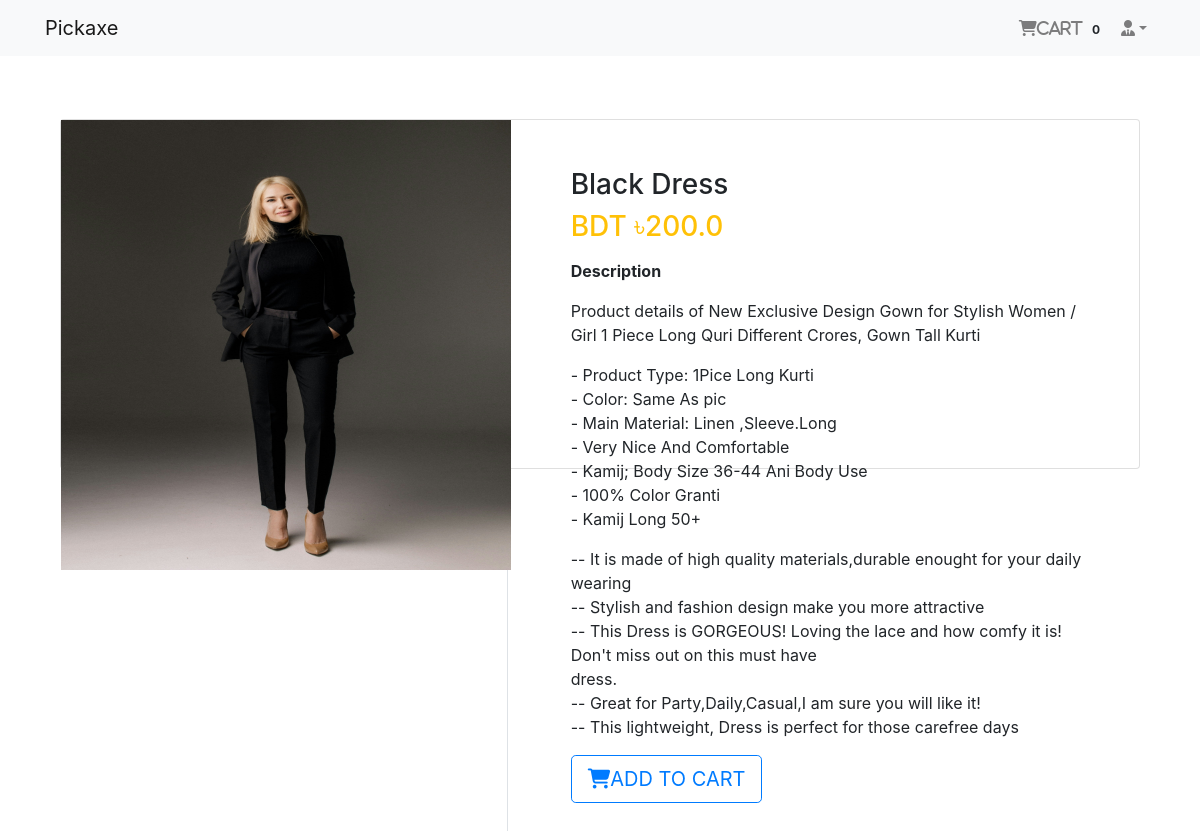
The page /product/1 (signed in) on the database its author committed.
### login_app/models.py (models this page shows, shortened)
class User(AbstractBaseUser, PermissionsMixin):
    email = models.EmailField(unique=True, null=False)
    is_staff = models.BooleanField(
        gettext_lazy('staff status'),
        default=False,
        help_text=gettext_lazy('Designates whether the user can log in this site')
    )
    is_active = models.BooleanField(
        gettext_lazy('active'),
        default=True,
        help_text=gettext_lazy(
            'Designates whether this user should be treated as active. Unselect this instead of deleting')
    )
    USERNAME_FIELD = 'email'
    object = MyUserManager()

### order_app/models.py (models this page shows, shortened)
class Order(models.Model):
    order_items = models.ManyToManyField(Cart)
    user = models.ForeignKey(settings.AUTH_USER_MODEL,on_delete=models.CASCADE)
    ordered = models.BooleanField(default=False)
    created = models.DateTimeField(auto_now_add=True)
    paymentId = models.CharField(max_length=264, blank=True,null=True)
    orderId = models.CharField(max_length=200, blank=True,null=True)

### shop_app/models.py (models this page shows, shortened)
class Product(models.Model):
    main_image = models.ImageField(upload_to='products/')
    name = models.CharField(max_length=264)
    category = models.ForeignKey(Category, on_delete=models.CASCADE, related_name='category')
    preview_text = models.TextField(max_length=200, verbose_name='Preview Text')
    detail_text = models.TextField(max_length=1000, verbose_name='Description')
    price = models.FloatField()
    old_price = models.FloatField(default=0.00)
    created = models.DateTimeField(auto_now_add=True)
    class Meta:
        ordering = ['-created',]

### shop_app/views.py (the view)
# urls.py: path('product/<pk>', views.ProductDetail.as_view(), name='product-detail'),
class ProductDetail(LoginRequiredMixin, DeleteView):
    model = Product
    template_name = 'shop_app/product_detail.html'

### order_app/templatetags/cart_tag.py (called while the page is built)
@register.filter
def cart_total(user):
    order = Order.objects.filter(user=user, ordered=False)
    if order.exists():
        return order[0].order_items.count()
    else:
        return 0

### templates/shop_app/product_detail.html
{% extends 'base.html' %}
{% block body_block %}
    <div class="container my-5">
        <div class="card">
            <div class="row">
                <aside class="col-sm-5 border-right">
                    <article class="gallery-wrap">
                        <div class="img-big-wrap">
                            <div>
                                <a href=""><img src="{{ object.main_image.url }}" style="width:450px" alt=""></a>
                            </div>
                        </div>
                    </article>
                </aside>
                <aside class="col-sm-7">
                    <article class="card-body p-5">
                        <h3 class="title mp-3">{{ object.name }}</h3>
                        <p class="price-detail-wrap">
                            <span class="price h3 text-warning">
                                <span class="currency">BDT &#2547;</span><span class="num">{{ object.price }}</span>
                            </span>
                        </p>
                        <dl class="item-property">
                            <dt>Description</dt>
                            <dd>
                                <p>{{ object.detail_text|linebreaks }}</p>
                            </dd>
                        </dl>
                        <a class="btn btn-lg btn-outline-primary text-uppercase" href="{% url 'order_app:add-to-cart' object.pk %}"> <i class="fas fa-shopping-cart"></i>Add to Cart</a>
                    </article>
                </aside>
            </div>
        </div>
    </div>
{% endblock %}

### templates/navbar.html (shortened to what this page needs)
{% load cart_tag %}
<nav class="navbar navbar-expand-lg navbar-light bg-light">
    <nav class="container">
        <a class="navbar-brand" href="{% url 'shop_app:home' %}">Pickaxe</a>
        <div class="collapse navbar-collapse" id="navbarNav">
            <ul class="navbar-nav ml-auto">
                {% if request.user.is_authenticated %}
                    <li class="nav-item">
                    <a href="{% url 'order_app:cart-view' %}" class="nav-link">
                        <i class="fa fa-shopping-cart">Cart</i>
                        <span class="badge badge-light">{{ request.user | cart_total }}</span>
                    </a>
                    </li>
                    <li class="nav-item dropdown">
                        <a class="nav-link dropdown-toggle" href="#" id="navbarDropdown" role="button"
                           data-toggle="dropdown"
                           aria-haspopup="true" aria-expanded="false"><i
                                class="fas fa-user-tie"></i>{{ reuquest.user.profile.username }}</a>
                    </li>
                {% else %}
                    <li class="nav-item">
                    <a href="{% url 'login_app:login' %}" class="btn btn-primary">Login</a>
                    </li>
                {% endif %}
            </ul>
        </div>
    </nav>
</nav>

### static/main.css (style rules this page uses)
.gallery-wrap .img-big-wrap img { height: 450px; width: auto; display: inline-block; cursor: zoom-in; }

### templates/base.html (style rules this page uses)
.card { height: 350px; }

### rows shown on the page
User: user|cart_total "0"
Product: main_image (picture), name "Black Dress", price "200.0", detail_text "Product details of New Exclusive Design Gown for Stylish Women / Girl 1 Piece Long Quri Different Crores, Gown Tall Kurti - Product Type: 1Pice Long Kurti - Color: Same As pic - Main Material: Linen ,Sleeve.Long - Very Nice And Comfortable - Kamij; Body Size 36-44 Ani Body Use - 100% Color Granti - Kamij Long 50+ -- It is made of high quality materials,durable enought for your daily wearing -- Stylish and fashion design make you more attractive -- This Dress is GORGEOUS! Loving the lace and how comfy it is! Don't miss out on this must have dress. -- Great for Party,Daily,Casual,I am sure you will like it! -- This lightweight, Dress is perfect for those carefree days"
